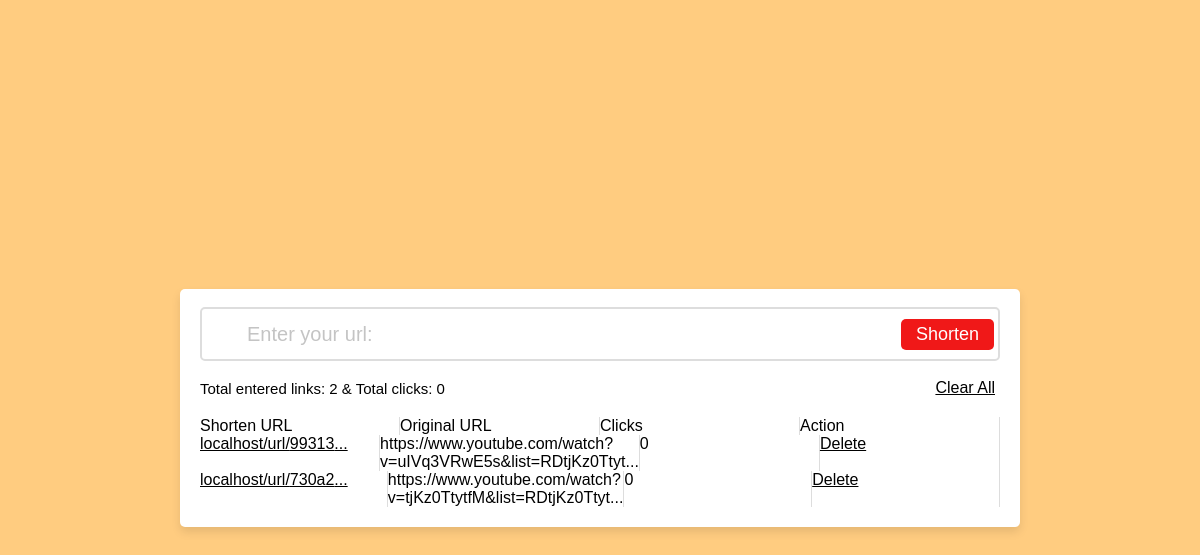
The page / on the database its author committed.
### tables this page shows
CREATE TABLE `url` (
  `id` int(11) NOT NULL,
  `short_url` varchar(150) NOT NULL,
  `original_url` varchar(500) NOT NULL,
  `clicks` varchar(20) NOT NULL
);

### connect.php (called while the page is built, shortened)
<?php
$domain = "localhost/url/";
?>

### index.php (the view, shortened to what this page needs)
<?php
  include "php/connect.php";
?>
<!DOCTYPE html>
<html lang="en">
<head>
  <link rel="stylesheet" href="style.css">
</head>
<body>
  <div class="wrapper">
    <form action="#" autocomplete="off">
      <input type="text" spellcheck="false" name="original_url" placeholder="Enter your url:" required>
      <button>Shorten</button>
    </form>
    <?php
      $sql2 = mysqli_query($conn, "SELECT * FROM url ORDER BY id DESC");
      if(mysqli_num_rows($sql2) > 0){;
        ?>
          <div class="statistics">
            <?php
              $sql3 = mysqli_query($conn, "SELECT COUNT(*) FROM url");
              $res = mysqli_fetch_assoc($sql3);
              $sql4 = mysqli_query($conn, "SELECT clicks FROM url");
              $total = 0;
              while($count = mysqli_fetch_assoc($sql4)){
                $total = $count['clicks'] + $total;
              }
            ?>
            <span>Total entered links: <span><?php echo end($res) ?></span> & Total clicks: <span><?php echo $total ?></span></span>
            <a href="php/delete.php?delete=all">Clear All</a>
        </div>
        <div class="url-area">
          <div class="title">
            <li>Shorten URL</li>
            <li>Original URL</li>
            <li>Clicks</li>
            <li>Action</li>
          </div>
          <?php
            while($row = mysqli_fetch_assoc($sql2)){
              ?>
                <div class="data">
                <li>
                  <a href="<?php echo $domain.$row['short_url'] ?>" target="_blank">
                  <?php
                    if($domain.strlen($row['short_url']) > 50){
                      echo $domain.substr($row['short_url'], 0, 50) . '...';
                    }else{
                      echo $domain.$row['short_url'];
                    }
                  ?>
                  </a>
                </li>
                <li>
                  <?php
                    if(strlen($row['original_url']) > 60){
                      echo substr($row['original_url'], 0, 60) . '...';
                    }else{
                      echo $row['original_url'];
                    }
                  ?>
                </li>
                <li><?php echo $row['clicks'] ?></li>
                <li><a href="php/delete.php?id=<?php echo $row['short_url'] ?>">Delete</a></li>
              </div>
              <?php
            }
          ?>
      </div>
        <?php
      }
    ?>
  </div>
</body>
</html>

### style.css (style rules this page uses)
body { font-family: sans-serif; display: flex; align-items: center; justify-content: center; min-height: 100vh; background: #ffcc80; padding: 0 10px; }
.wrapper { background: #fff; padding: 20px; width: 800px; border-radius: 5px; box-shadow: 0px 5px 10px rgba(0,0,0,0.1); }
.wrapper form { height: 50px; width: 100%; display: flex; position: relative; align-items: center; }
form input { height: 100%; width: 100%; outline: none; padding: 0 120px 0 45px; font-size: 20px; caret-color: #20B2AA; border: 2px solid #ddd; border-radius: 5px; transition: all 0.1s ease; }
form input::placeholder { color: #c4c4c4; }
form button { position: absolute; right: 6px; padding: 5px 15px; font-size: 18px; border-radius: 5px; border: none; outline: none; background: #f01818; color: #fff; cursor: pointer; transition: all 0.3s ease; }
.wrapper a { color: #000; }
.wrapper .statistics { margin: 20px 0; display: flex; padding-right: 5px; align-items: center; justify-content: space-between; }
.statistics span { font-size: 15px; }
.statistics span span { font-weight: 500; }
.url-area :is(.title, .data) { display: flex; width: 100%; justify-content: space-between; }
.url-area li { width: 100%; list-style: none; border-right: 1px solid #ddd; }

### rows shown on the page
url: short_url "99313", original_url "https://www.youtube.com/watch?v=uIVq3VRwE5s&list=RDtjKz0Ttyt", clicks "0"
url: short_url "730a2", original_url "https://www.youtube.com/watch?v=tjKz0TtytfM&list=RDtjKz0Ttyt", clicks "0"

### other values the page prints
end($res) "2"
$total "0"
